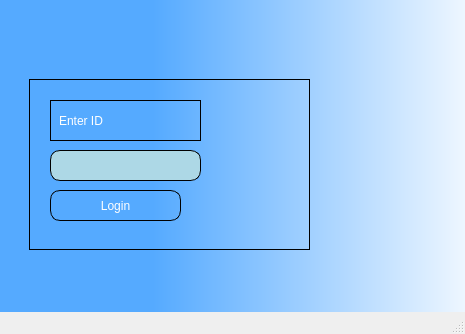
<?xml version="1.0" encoding="UTF-8"?>
<ui version="4.0">
 <class>loginWindow</class>
 <widget class="QMainWindow" name="loginWindow">
  <property name="geometry">
   <rect>
    <x>0</x>
    <y>0</y>
    <width>465</width>
    <height>334</height>
   </rect>
  </property>
  <property name="windowTitle">
   <string>loginWindow</string>
  </property>
  <widget class="QWidget" name="centralwidget">
   <widget class="QLineEdit" name="lineEdit">
    <property name="geometry">
     <rect>
      <x>50</x>
      <y>150</y>
      <width>151</width>
      <height>31</height>
     </rect>
    </property>
    <property name="styleSheet">
     <string notr="true">QLineEdit
{
                                        background-color:lightblue;
                                        border: 1px solid black;
                                        border-radius: 10px;
                                        padding: 0 8px;
                                        selection-background-color: darkgray;
                                        font-size: 16px;

}
</string>
    </property>
   </widget>
   <widget class="QPushButton" name="pushButton">
    <property name="geometry">
     <rect>
      <x>50</x>
      <y>190</y>
      <width>131</width>
      <height>31</height>
     </rect>
    </property>
    <property name="minimumSize">
     <size>
      <width>81</width>
      <height>0</height>
     </size>
    </property>
    <property name="styleSheet">
     <string notr="true">QPushButton
{
	border:1px solid black;
	color:white;
	font: 700 16pt Arial;
    border-radius: 10px;
	
}
QPushButton:hover
{
	background-color:rgb(158, 158, 158);
}</string>
    </property>
    <property name="text">
     <string>Login</string>
    </property>
   </widget>
   <widget class="QGraphicsView" name="graphicsView">
    <property name="geometry">
     <rect>
      <x>-10</x>
      <y>-30</y>
      <width>511</width>
      <height>351</height>
     </rect>
    </property>
    <property name="styleSheet">
     <string notr="true">QGraphicsView{
	background-color:qlineargradient(spread:pad, x1:0, y1:1, x2:1, y2:1, stop:0.318182 rgba(85, 170, 255, 255), stop:1 rgba(255, 255, 255, 255))
}</string>
    </property>
   </widget>
   <widget class="QLabel" name="label_2">
    <property name="geometry">
     <rect>
      <x>50</x>
      <y>100</y>
      <width>151</width>
      <height>41</height>
     </rect>
    </property>
    <property name="styleSheet">
     <string notr="true">QLabel
{
	background:transparent;
	color: white;
	font: 700 22pt Arial;
	border: 1px solid black;
	padding: 5px;

}</string>
    </property>
    <property name="text">
     <string>Enter ID</string>
    </property>
   </widget>
   <widget class="QFrame" name="frame">
    <property name="geometry">
     <rect>
      <x>29</x>
      <y>79</y>
      <width>281</width>
      <height>171</height>
     </rect>
    </property>
    <property name="styleSheet">
     <string notr="true">QFrame{
	border: 1px solid black;
}</string>
    </property>
    <property name="frameShape">
     <enum>QFrame::StyledPanel</enum>
    </property>
    <property name="frameShadow">
     <enum>QFrame::Raised</enum>
    </property>
   </widget>
   <zorder>graphicsView</zorder>
   <zorder>frame</zorder>
   <zorder>label_2</zorder>
   <zorder>pushButton</zorder>
   <zorder>lineEdit</zorder>
  </widget>
  <widget class="QMenuBar" name="menubar">
   <property name="geometry">
    <rect>
     <x>0</x>
     <y>0</y>
     <width>465</width>
     <height>22</height>
    </rect>
   </property>
  </widget>
  <widget class="QStatusBar" name="statusbar"/>
 </widget>
 <resources/>
 <connections/>
</ui>
